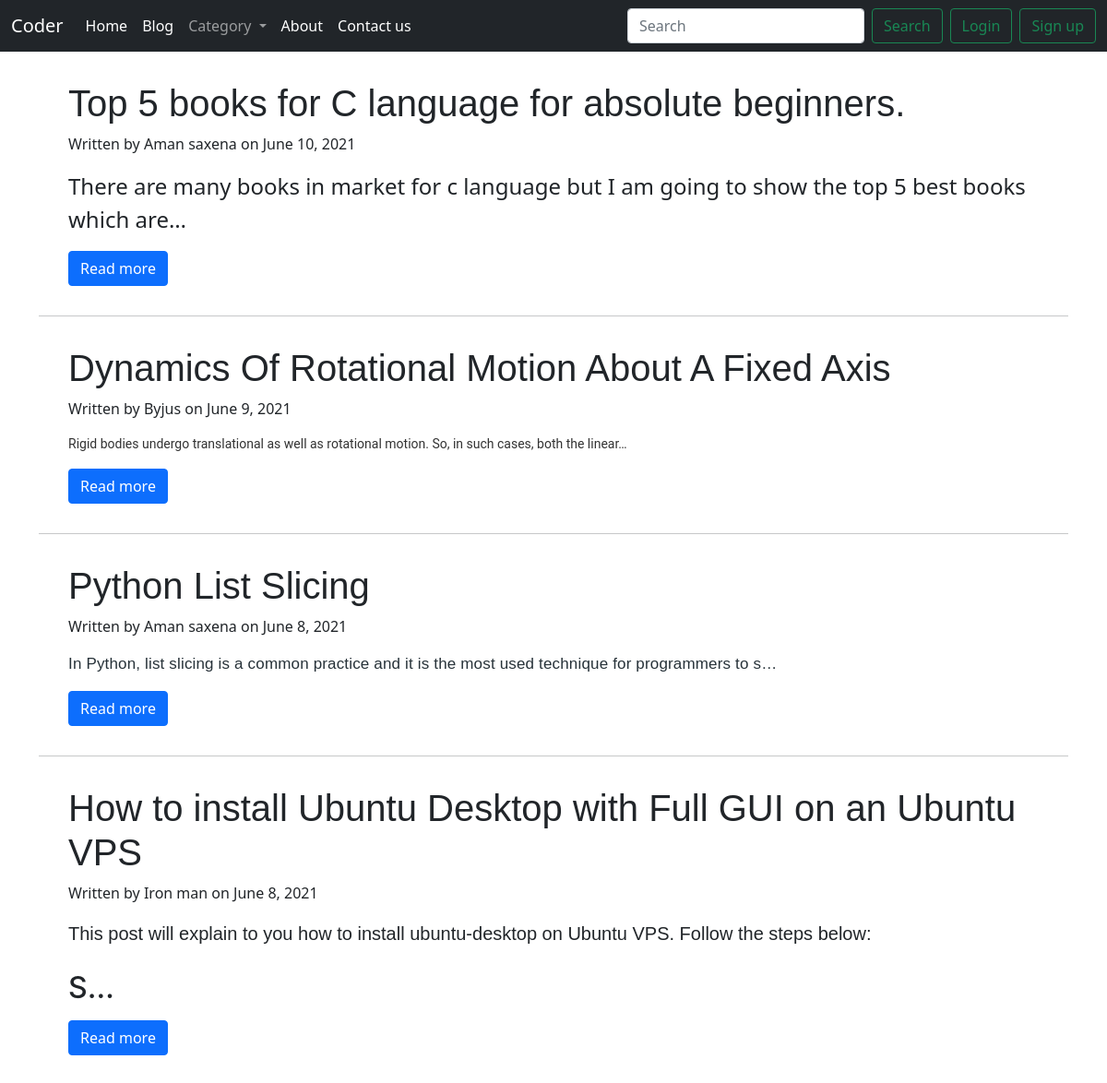
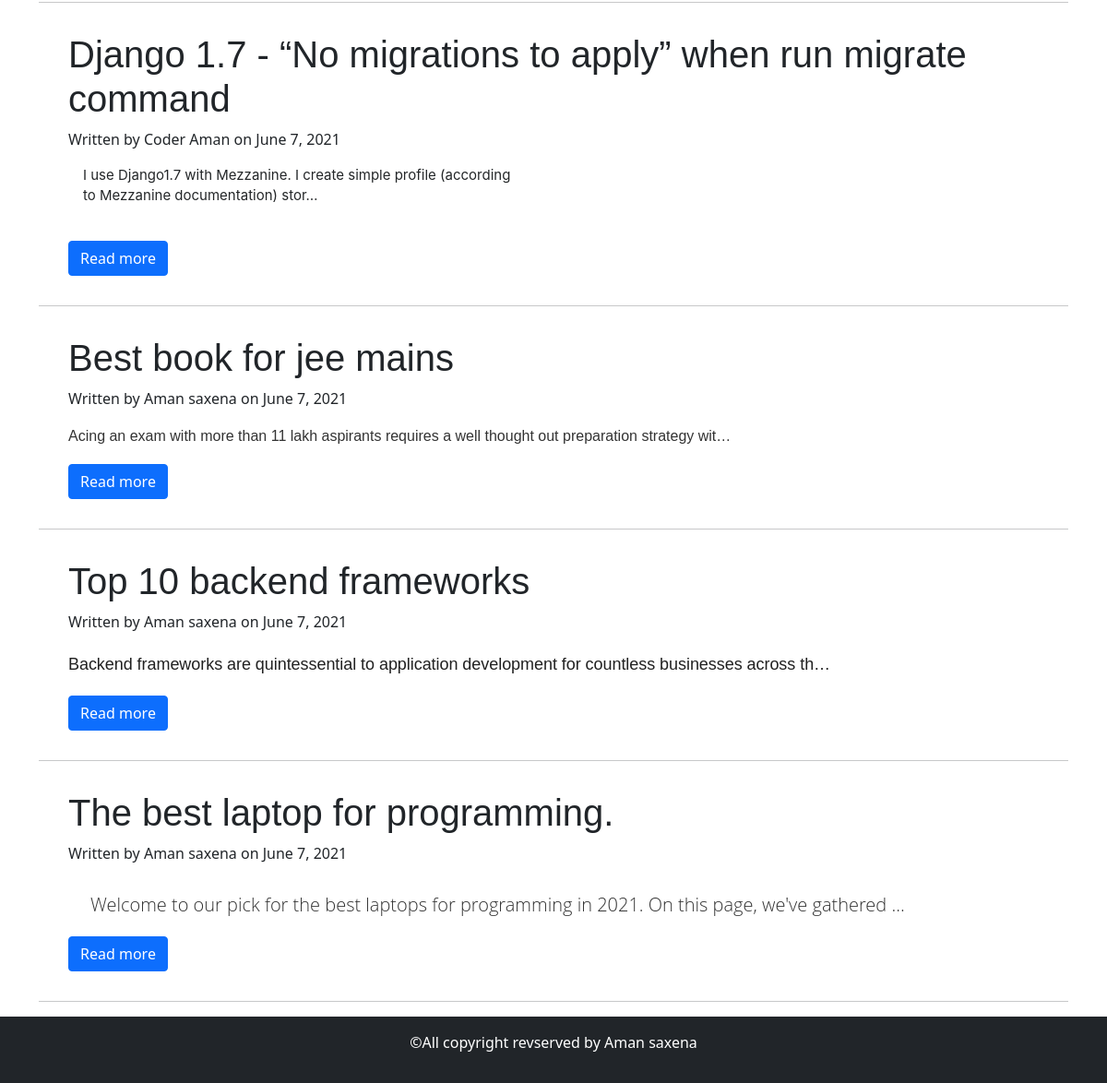
Screenshot of /blog/ with the database file from the repository (2 pictures, top to bottom).
### home/models.py (models this page shows, shortened)
class Post(models.Model):
    id = models.AutoField(primary_key=True)
    title = models.CharField(max_length=200)
    author = models.CharField(max_length=30)
    img = models.ImageField(upload_to="media/image")
    content = FroalaField()
    date = models.DateField(default=datetime.date.today,null=True)
    category = models.ForeignKey(Category,on_delete=CASCADE,null=True)
    likes = models.ManyToManyField(User,related_name="blog_likes",blank=True,null=True)

### home/views.py (the view)
# urls.py: 2. Add a URL to urlpatterns:  path('blog/', include('blog.urls'))
def blog(request):
    category = all_categories()
    post = Post.objects.all()[::-1]
    context = {"posts":post,"categories":category}
    return render(request,"blog.html",context)

### home/fetchCategory.py (called while the page is built)
def all_categories():
    category = Category.objects.all()
    return category

### templates/blog.html (shortened to what this page needs)
{% extends 'base.html' %}
{% block body %}
        <div class="container">
            {% for p in posts %}
                <div class="card" style="width: 100%; margin:1rem;border:none;">
                    <div class="card-body">
                        <h1 class="card-title">{{p.title}}</h1>
                        <p>Written by {{p.author}} on {{p.date}}</p>
                        <p class="card-text">{{p.content|truncatechars_html:100 |safe}}</p>
                        <a href="{% url 'fullBlog' p.id %}" class="btn btn-primary">Read more</a>
                    </div>
                </div>
                <hr>
            {% endfor %}
        </div>
{% endblock body %}

### templates/blog.html (style rules this page uses)
h1 { font-family: 'Ubuntu', sans-serif }

### rows the page displays
Post: title "Top 5 books for C language for absolute beginners.", author "Aman saxena", date "June 10, 2021", content "There are many books in market for c language but I am going to show the top 5 best books which are…"
Post: title "Dynamics Of Rotational Motion About A Fixed Axis", author "Byjus", date "June 9, 2021", content "Rigid bodies undergo translational as well as rotational motion. So, in such cases, both the linear…"
Post: title "Python List Slicing", author "Aman saxena", date "June 8, 2021", content "In Python, list slicing is a common practice and it is the most used technique for programmers to s…"
Post: title "How to install Ubuntu Desktop with Full GUI on an Ubuntu VPS", author "Iron man", date "June 8, 2021", content "This post will explain to you how to install ubuntu-desktop on Ubuntu VPS. Follow the steps below: S…"
Post: title "Django 1.7 - “No migrations to apply” when run migrate command", author "Coder Aman", date "June 7, 2021", content "I use Django1.7 with Mezzanine. I create simple profile (according to Mezzanine documentation) stor…"
Post: title "Best book for jee mains", author "Aman saxena", date "June 7, 2021", content "Acing an exam with more than 11 lakh aspirants requires a well thought out preparation strategy wit…"
Post: title "Top 10 backend frameworks", author "Aman saxena", date "June 7, 2021", content "Backend frameworks are quintessential to application development for countless businesses across th…"
Post: title "The best laptop for programming.", author "Aman saxena", date "June 7, 2021", content "Welcome to our pick for the best laptops for programming in 2021. On this page, we've gathered …"
